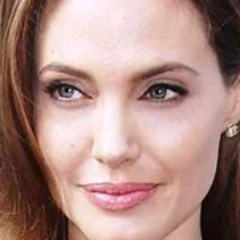
#> input picture dataset/Angelina Jolie/005_582c121a.jpg, 240 x 240 px; its folder holds only this picture in this run
$ python train_efficient_model.py
#> lines starting #> are read from the running program, lines starting #| are printed output that depends on the picture
#> further down, img is the input picture: shape (240, 240, 3); mean B, G, R 131.3, 138.2, 172.6
import os
import json
import cv2
import numpy as np
import tensorflow as tf
from sklearn.model_selection import train_test_split
from tensorflow.keras.preprocessing.image import ImageDataGenerator
from tensorflow.keras.layers import Conv2D, MaxPooling2D, Flatten, Dense, Dropout, BatchNormalization
from tensorflow.keras.models import Sequential
from tensorflow.keras.optimizers import Adam
from tensorflow.keras.callbacks import ReduceLROnPlateau, EarlyStopping, ModelCheckpoint
from collections import defaultdict
from pathlib import Path
import matplotlib.pyplot as plt

# ========================
# CONFIGURATION
# ========================
parent_dir = Path(__file__).parent.parent
IMG_SIZE = 160  # Increase to 224 for better accuracy
BATCH_SIZE = 32
EPOCHS = 50
DATASET_PATH = f"{parent_dir}/dataset"
MODEL_SAVE_PATH = f"{parent_dir}/saved_model/face_recognition_model.keras"
os.makedirs(os.path.dirname(MODEL_SAVE_PATH), exist_ok=True)

# ========================
# FACE DETECTION FUNCTION
# ========================
def detect_face(img):
    """Detect and crop face from image"""
    face_cascade = cv2.CascadeClassifier(cv2.data.haarcascades + 'haarcascade_frontalface_default.xml')
    gray = cv2.cvtColor(img, cv2.COLOR_BGR2GRAY)
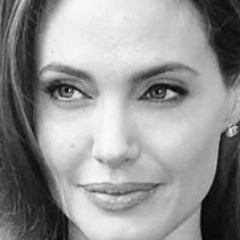
#> gray: shape (240, 240); min 1, max 251, mean 147.7
    faces = face_cascade.detectMultiScale(gray, 1.3, 5)
#> faces = [[20, 26, 190, 190]]

    if len(faces) == 0:
        # Fallback to entire image if no face detected
        return img

    (x, y, w, h) = faces[0]
#> x = 20; y = 26; w = 190; h = 190
    # Expand face area by 20%
    margin_x = int(w * 0.2)
#> margin_x = 38
    margin_y = int(h * 0.2)
#> margin_y = 38
    x = max(0, x - margin_x)
#> x = 0
    y = max(0, y - margin_y)
#> y = 0
    w = min(img.shape[1] - x, w + 2 * margin_x)
#> w = 240
    h = min(img.shape[0] - y, h + 2 * margin_y)
#> h = 240

    return img[y:y+h, x:x+w]

# ========================
# DATA PREPARATION
# ========================
# Load and preprocess images
print("Loading and preprocessing images...")
image_groups = defaultdict(list)
label_map = {}
reverse_label_map = {}
label_counter = 0

for person in os.listdir(DATASET_PATH):
    if not os.path.isdir(os.path.join(DATASET_PATH, person)):
        continue

    label_map[label_counter] = person
    reverse_label_map[person] = label_counter
    person_dir = os.path.join(DATASET_PATH, person)

    for img_file in os.listdir(person_dir):
        if not img_file.lower().endswith(('.png', '.jpg', '.jpeg')):
            continue

        img_path = os.path.join(person_dir, img_file)
        img = cv2.imread(img_path)
        if img is None:
            continue

        # Detect and crop face
        img = detect_face(img)
        if img.size == 0:
            continue

        # Resize and convert to RGB
        img = cv2.resize(img, (IMG_SIZE, IMG_SIZE))
#> img: shape (160, 160, 3)
        img = cv2.cvtColor(img, cv2.COLOR_BGR2RGB)

        # Group by original image (before augmentation)
        base_name = img_file.split('_')[0]
        image_groups[(person, base_name)].append(img)

    label_counter += 1
#> pass 2 of the loop `for person in os.listdir(DATASET_PATH):`:
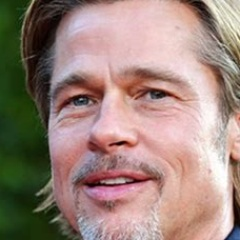
#> input picture dataset/Brad Pitt/013_0c83ca91.jpg, 240 x 240 px
#> img is the input picture: shape (240, 240, 3); mean B, G, R 123.8, 133.3, 157.2
#> in detect_face (call 2), `gray = cv2.cvtColor(img, cv2.COLOR_BGR2GRAY)`:
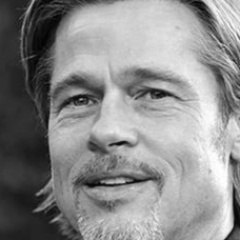
#> gray: shape (240, 240); min 3, max 255, mean 139.3
#> faces = [[23, 25, 182, 182]]
#> in detect_face (call 2), `(x, y, w, h) = faces[0]`: x = 23; y = 25; w = 182
#> margin_x = 36
#> in detect_face (call 2), `x = max(0, x - margin_x)`: x = 0
#> in detect_face (call 2), `w = min(img.shape[1] - x, w + 2 * margin_x)`: w = 240

# Create stratified split by original images
print("Creating train/test split...")
group_keys = list(image_groups.keys())
#> (the run stopped early here; a loop or call above may not have finished)
